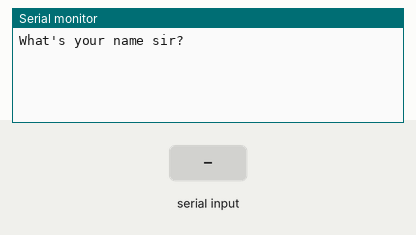
A sketch run on a simulated Arduino Uno, built with avr-gcc and run on an emulated ATmega328P. Shown: the last lines printed to the serial monitor. The test bench sets the inputs (shaded band).

Above: at 1.2 s.
1.3 s: "90,45,200\n" received over Serial
At 3.1 s:
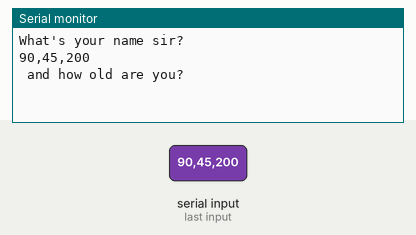
3.8 s: "30,150,10\n" received over Serial
At 4.7 s:
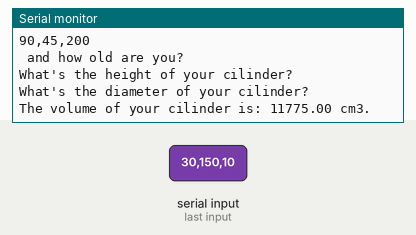

Measured:
- after the input at 1.3 s, the serial monitor: prints a new line after 1.0 s (image 1)
- after the input at 3.8 s, the serial monitor: prints a new line at once (image 2)

The sketch:

CilinderArduino.ino
```cpp
String myName;
int age;
float height;
float diameter;
float pi = 3.14;

void setup() {
  // put your setup code here, to run once:
  Serial.begin(9600);

}

void loop() {
  // put your main code here, to run repeatedly:

  Serial.println("What's your name sir?");
  while(Serial.available()==0) {}
  myName = Serial.readString();

  Serial.println(myName + " and how old are you?");
  while(Serial.available()==0) {}
  age = Serial.parseInt();

  Serial.println("What's the height of your cilinder?");
  while(Serial.available()==0) {}
  height = Serial.parseFloat();

  Serial.println("What's the diameter of your cilinder?");
  while(Serial.available()==0) {}
  diameter = Serial.parseFloat();

  calcVolume(height, diameter);
}

void calcVolume(float height, float diameter) {
  float r = diameter / 2;
  float volume = (pi * (r * r) * height);
  Serial.println(String("The volume of your cilinder is: ") + volume + String(" cm3."));
  delay(1000);
}
```
